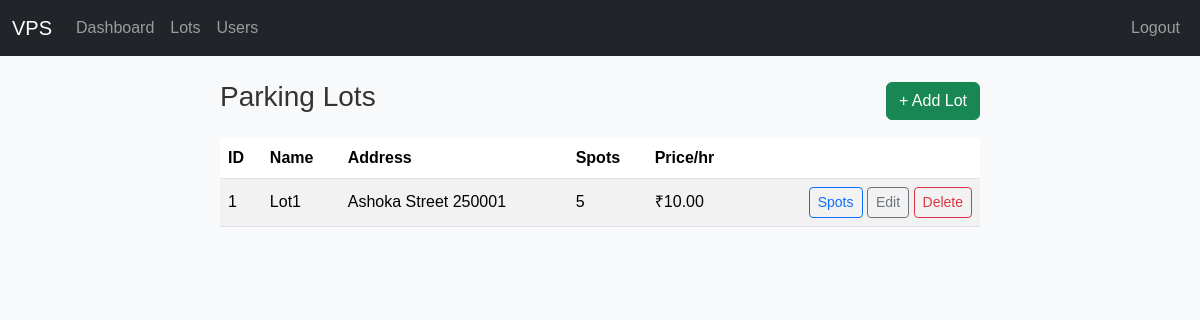
The page /admin/lots (signed in) on the database as committed earlier.
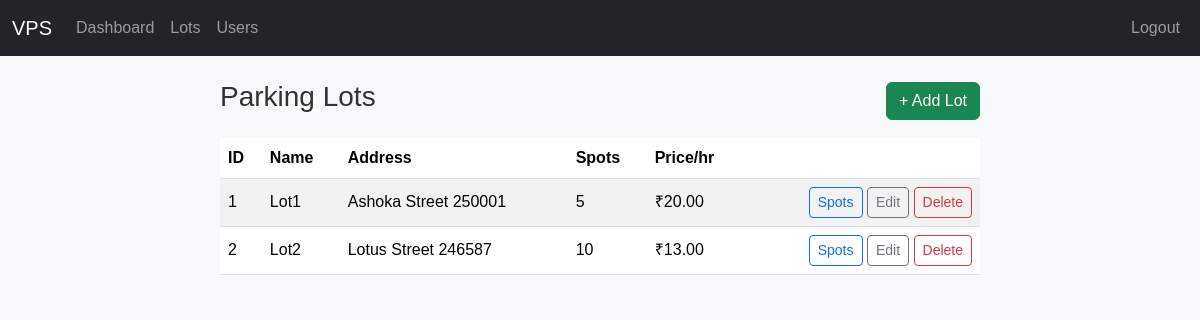
The same page on the database as committed later.
### models/models.py (models this page shows, shortened)
class ParkingLot(Base):
    __tablename__ = "parking_lots"
    id = Column(Integer, primary_key=True)
    name = Column(String, nullable=False)
    address_line_1 = Column(String, nullable=False)
    address_line_2 = Column(String)
    address_line_3 = Column(String)
    pin_code = Column(String(10), nullable=False)
    price_per_hour = Column(Numeric(10, 2), nullable=False)
    number_of_spots = Column(Integer, nullable=False)
    spots = relationship(
        "ParkingSpot", back_populates="parking_lot", cascade="all, delete-orphan"
    )

### app.py (the view)
@app.route("/admin/lots")
@login_required
@role_required("admin")
def list_lots():
    with SessionLocal() as db:
        all_lots = db.query(ParkingLot).all()
        return render_template("admin/lots.html", lots=all_lots)

### app.py (called while the page is built)
def login_required(view_function):
    @wraps(view_function)
    def authentication_wrapper(*args, **kwargs):
        if "user_id" not in session:
            flash("Authentication required. Please log in to continue.")
            return redirect(url_for("login"))
        return view_function(*args, **kwargs)
    return authentication_wrapper

def role_required(required_role):
    def role_decorator(view_function):
        @wraps(view_function)
        def role_wrapper(*args, **kwargs):
            if session.get("role") != required_role:
                flash("Access denied. Insufficient privileges.")
                return redirect(url_for("login"))
            return view_function(*args, **kwargs)
        return role_wrapper
    return role_decorator

### templates/admin/lots.html (shortened to what this page needs)
{% extends 'base.html' %}
{% block content %}
<div class="d-flex flex-column flex-md-row justify-content-between align-items-center mb-3">
  <h3>Parking Lots</h3>
  <a class="btn btn-success mt-2 mt-md-0" href="{{ url_for('add_lot') }}">+ Add Lot</a>
</div>
<div class="table-responsive">
<table class="table table-striped align-middle">
  <thead>
    <tr>
      <th>ID</th><th>Name</th><th>Address</th><th>Spots</th>
      <th>Price/hr</th><th></th>
    </tr>
  </thead>
  <tbody>
  {% for lot in lots %}
    <tr>
      <td>{{ lot.id }}</td>
      <td>{{ lot.name }}</td>
      <td>{{ lot.address_line_1 }} {{ lot.pin_code }}</td>
      <td>{{ lot.number_of_spots }}</td>
      <td>₹{{ '%.2f'|format(lot.price_per_hour) }}</td>
      <td class="text-end">
        <a class="btn btn-sm btn-outline-primary"
           href="{{ url_for('lot_spots', lot_id=lot.id) }}">Spots</a>
        <a class="btn btn-sm btn-outline-secondary"
           href="{{ url_for('edit_lot', lot_id=lot.id) }}">Edit</a>
        <form class="d-inline" method="post"
              action="{{ url_for('delete_lot', lot_id=lot.id) }}"
              onsubmit="return confirm('Delete this lot?');">
          <button class="btn btn-sm btn-outline-danger">Delete</button>
        </form>
      </td>
    </tr>
  {% endfor %}
  </tbody>
</table>
</div>
{% endblock %}

Rows that differ between the two databases and show on the page:
changed ParkingLot "Lot1": price_per_hour "10.00" → "20.00"
added ParkingLot: id "2", name "Lot2", address_line_1 "Lotus Street", pin_code "246587", number_of_spots "10", price_per_hour "13.00"
